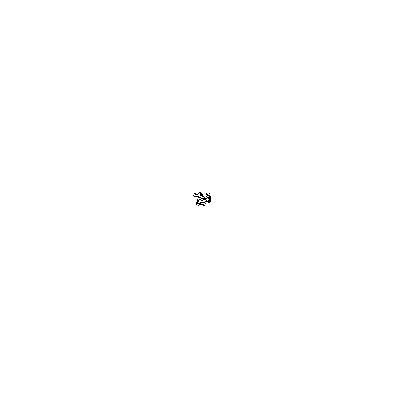
Frame 1 (no input)
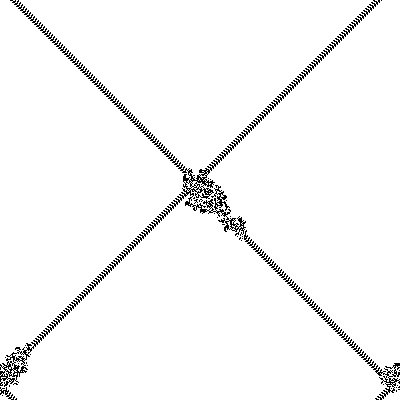
Frame 60 (the mouse pressed at the canvas centre just before this capture)
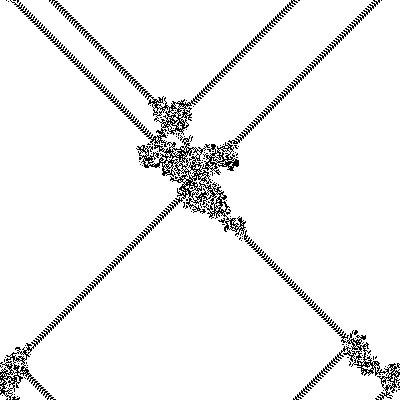
Frame 120 (the mouse held since frame 60 and released just before this capture)

The Processing sketch that drew these frames (run headless with seeded random() and noise(); from frame 60 on, the mouse is pressed at the canvas centre):

// Processing sketch: cc89langtonsant
// ── cc89langtonsant.pde
/**
 * Langton's Ant
 * https://www.youtube.com/watch?v=G1EgjgMo48U&list=PLRqwX-V7Uu6ZiZxtDDRCi6uhfTH4FilpH&index=125
 */

int[][] grid;
int x;
int y;

PImage ant;

static enum antDir {
	ANTUP,
	ANTRIGHT,
	ANTDOWN,
	ANTLEFT;

	private static antDir[] vals = values();
	public antDir
	turnRight() {
		return vals[(this.ordinal() + 1) % vals.length];
	}
	public antDir
	turnLeft() {
		return vals[(this.ordinal() + vals.length - 1) % vals.length];
	}
};

antDir dir;

void
setup() {
	size(400, 400);
	grid = new int[height][width];
	ant = createImage(width, height, RGB);
	ant.loadPixels();
	for (int i = 0; i < ant.pixels.length; ++i) {
		ant.pixels[i] = color(255);
	}
	ant.updatePixels();
	x = floor(width * .5);
	y = floor(height * .5);
	dir = antDir.ANTUP;
}

/* The qualified case label cc89langtonsant.antDir.ANTUP must be replaced with the unqualified enum constant ANTUP */
void
moveForward() {
	switch (dir) {
	case ANTUP:
		y--;
		break;
	case ANTRIGHT:
		x++;
		break;
	case ANTDOWN:
		y++;
		break;
	case ANTLEFT:
		x--;
		break;
	}
	x = (x + width) % width;
	y = (y + height) % height;
}

void
draw() {
	background(255);

	ant.loadPixels();
	for (int i = 0; i < 1000; ++i) {
		int state = grid[y][x];

		if (state == 0) {
			dir = dir.turnRight();
			grid[y][x] = 1 - grid[y][x];
		} else if (state == 1) {
			dir = dir.turnLeft();
			grid[y][x] = 1 - grid[y][x];
		}
		color col = color(grid[y][x] * 255);
		int pix = y * width + x;
		ant.pixels[pix] = col;
		moveForward();
	}
	ant.updatePixels();

	image(ant, 0, 0);
}
